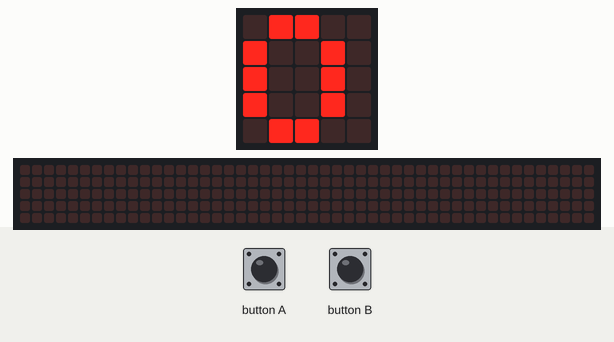
Recording of a program running on a simulated BBC micro:bit (MakeCode). On the bench: the board's 5×5 LED display, a strip that is not on the board, showing the scrolling text unrolled. The test bench sets the inputs (shaded band). The 48×5 strip is a reading aid, not a part: it shows the text the display is scrolling, unrolled, one strip-width of it at a time.

Above: at 1.9 s.
2.0 s: button A pressed for 0.15 s
At 2.8 s:
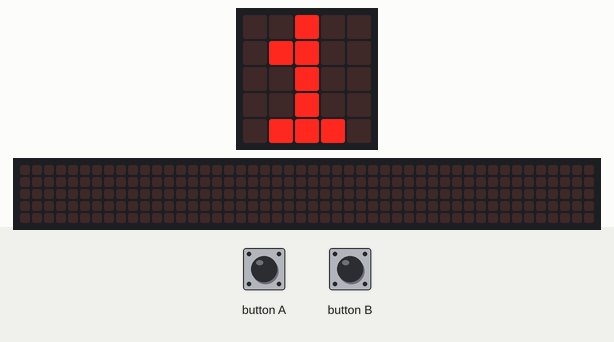
3.6 s: button A pressed for 0.15 s
At 4.1 s:
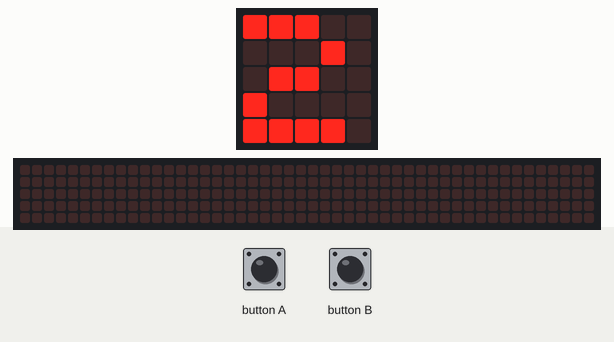
5.2 s: button A pressed 5 times (0.12 s each, 0.3 s apart)
At 7.72 s:
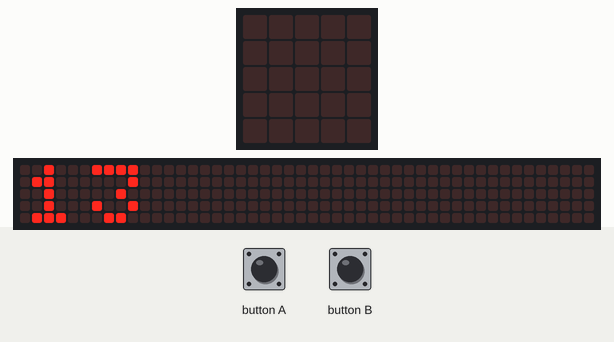
9.6 s: button B pressed for 0.15 s
10.3 s: button B pressed for 0.15 s
14.0 s: button A pressed for 0.15 s
At 14.41 s:
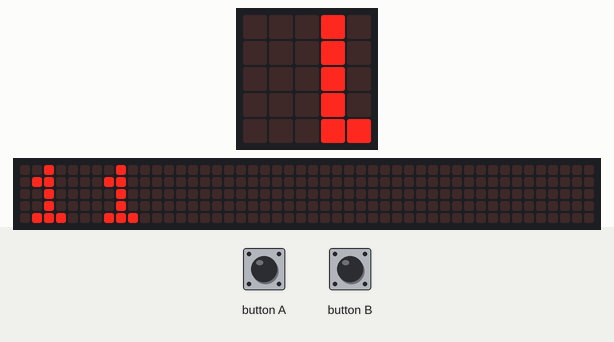
Timing chart, 0 to 17.0 s (numbered marks = the images above; inputs shaded):
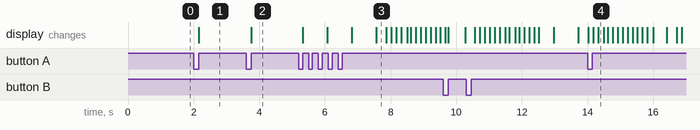

Measured:
- after the input at 2.0 s, the display: changes after 0.15 s (image 1)
- after the input at 3.6 s, the display: changes after 0.15 s (image 2)
- after the input at 5.2 s, the display: first changes after 0.12 s (image 3 shows a later state)
- after the input at 14.0 s, the display: first differs from a run without the input after 0.17 s (image 4 shows a later state)

The program:

main.ts
```typescript
input.onButtonPressed(Button.A, function () {
    S = n1 + n2
    basic.clearScreen()
    basic.showNumber(S)
    n1 = n2
    n2 = S
})
input.onButtonPressed(Button.B, function () {
    S = n2 - n1
    basic.clearScreen()
    basic.showNumber(n1)
    n2 = n1
    n1 = S
})
let S = 0
let n2 = 0
let n1 = 0
n1 = 0
n2 = 1
basic.showNumber(S)
```

test.ts
```typescript
// aquí va el archivo "tests"; esto no se compilará cuando este paquete se utilice como una extensión.
```
